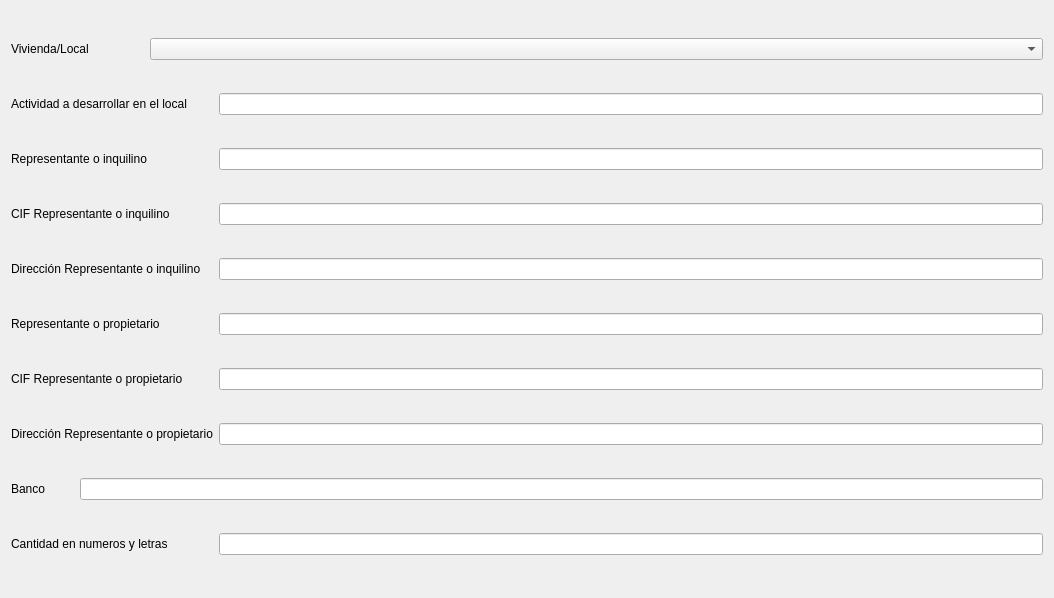
<?xml version="1.0" encoding="UTF-8"?>
<ui version="4.0">
 <class>AlContrato</class>
 <widget class="QWidget" name="AlContrato">
  <property name="geometry">
   <rect>
    <x>0</x>
    <y>0</y>
    <width>1054</width>
    <height>598</height>
   </rect>
  </property>
  <property name="windowTitle">
   <string>Form</string>
  </property>
  <layout class="QGridLayout" name="gridLayout">
   <item row="0" column="0" colspan="2">
    <widget class="QLabel" name="label_2">
     <property name="text">
      <string>Vivienda/Local</string>
     </property>
    </widget>
   </item>
   <item row="0" column="2" colspan="2">
    <widget class="BlComboBox" name="mui_idvivienda"/>
   </item>
   <item row="1" column="0" colspan="3">
    <widget class="QLabel" name="label_3">
     <property name="text">
      <string>Actividad a desarrollar en el local</string>
     </property>
    </widget>
   </item>
   <item row="1" column="3">
    <widget class="QLineEdit" name="mui_actividadcontrato"/>
   </item>
   <item row="2" column="0" colspan="3">
    <widget class="QLabel" name="label_4">
     <property name="text">
      <string>Representante o inquilino</string>
     </property>
    </widget>
   </item>
   <item row="2" column="3">
    <widget class="QLineEdit" name="mui_representantecontrato"/>
   </item>
   <item row="3" column="0" colspan="3">
    <widget class="QLabel" name="label_5">
     <property name="text">
      <string>CIF Representante o inquilino</string>
     </property>
    </widget>
   </item>
   <item row="3" column="3">
    <widget class="QLineEdit" name="mui_cifrepresentantecontrato"/>
   </item>
   <item row="4" column="0" colspan="3">
    <widget class="QLabel" name="label_6">
     <property name="text">
      <string>Dirección Representante o inquilino</string>
     </property>
    </widget>
   </item>
   <item row="4" column="3">
    <widget class="QLineEdit" name="mui_dirrepresentantecontrato"/>
   </item>
   <item row="5" column="0" colspan="3">
    <widget class="QLabel" name="label_8">
     <property name="text">
      <string>Representante o propietario</string>
     </property>
    </widget>
   </item>
   <item row="5" column="3">
    <widget class="QLineEdit" name="mui_representanteempcontrato"/>
   </item>
   <item row="6" column="0" colspan="3">
    <widget class="QLabel" name="label_9">
     <property name="text">
      <string>CIF Representante o propietario</string>
     </property>
    </widget>
   </item>
   <item row="6" column="3">
    <widget class="QLineEdit" name="mui_cifrepresentanteempcontrato"/>
   </item>
   <item row="7" column="0" colspan="3">
    <widget class="QLabel" name="label_7">
     <property name="text">
      <string>Dirección Representante o propietario</string>
     </property>
    </widget>
   </item>
   <item row="7" column="3">
    <widget class="QLineEdit" name="mui_dirrepresentanteempcontrato"/>
   </item>
   <item row="8" column="0">
    <widget class="QLabel" name="label">
     <property name="text">
      <string>Banco</string>
     </property>
    </widget>
   </item>
   <item row="8" column="1" colspan="3">
    <widget class="QLineEdit" name="mui_bancocontrato"/>
   </item>
   <item row="9" column="0" colspan="3">
    <widget class="QLabel" name="label_10">
     <property name="text">
      <string>Cantidad en numeros y letras</string>
     </property>
    </widget>
   </item>
   <item row="9" column="3">
    <widget class="QLineEdit" name="mui_textocantidadcontrato"/>
   </item>
  </layout>
 </widget>
 <customwidgets>
  <customwidget>
   <class>BlComboBox</class>
   <extends>QComboBox</extends>
   <header>blcombobox.h</header>
  </customwidget>
 </customwidgets>
 <resources/>
 <connections/>
</ui>
